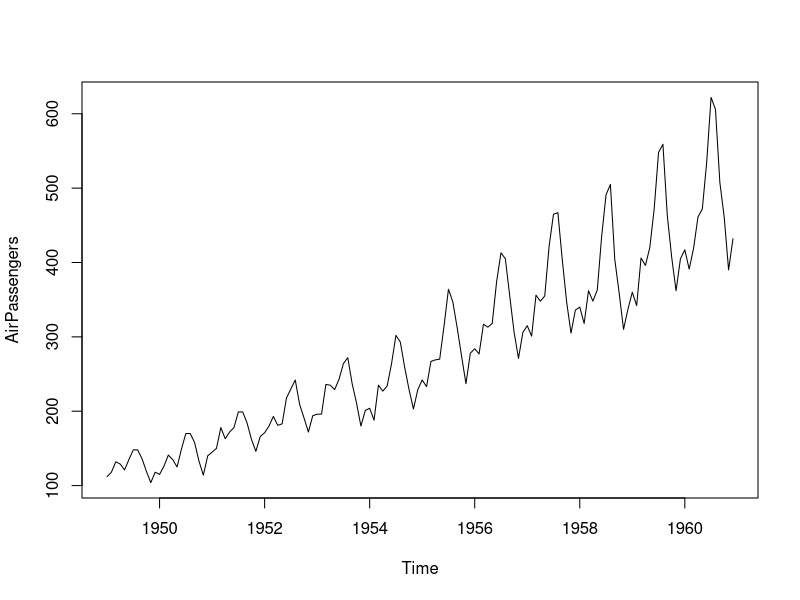
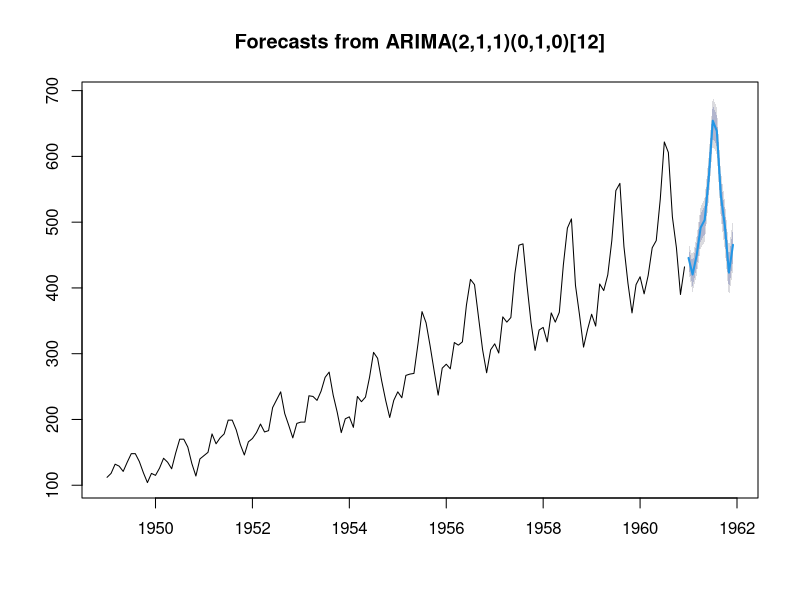

Generate these figures, in order, with R:
# Packages
library(forecast)

# data
data(AirPassengers)

# Fit an ARIMA model
fit <- auto.arima(AirPassengers)

# Forecast the next 12 months
forecasted_data <- forecast(fit, h=12)
summary(fit)

# Plot
plot(AirPassengers)
plot(forecasted_data)
